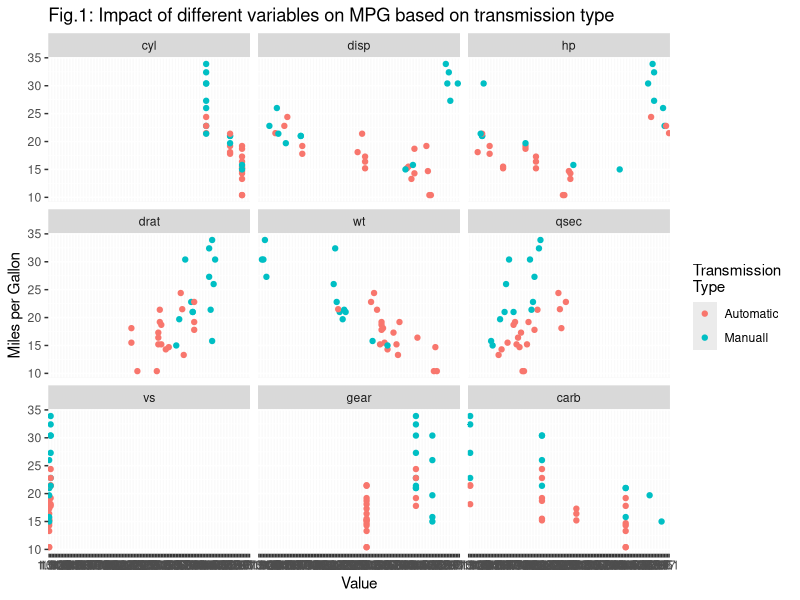
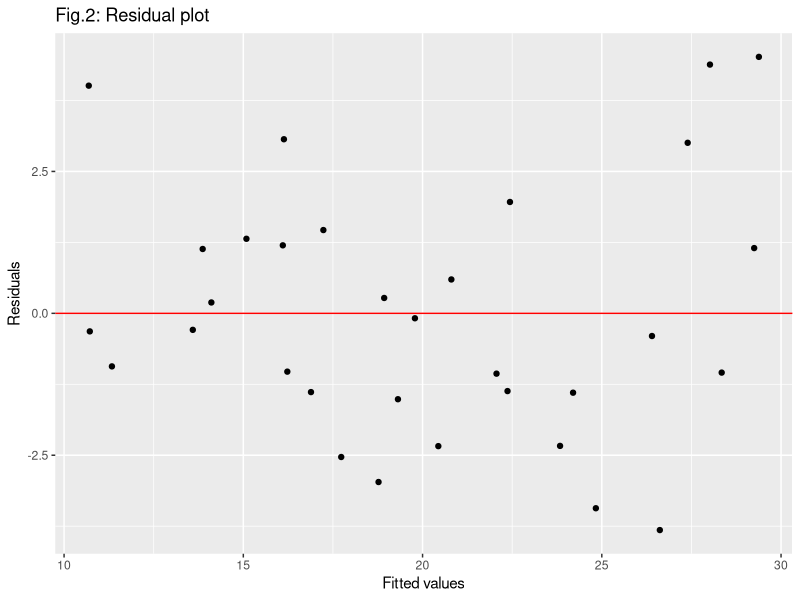

The R script that drew these images, in order:
## ---- chunk 1
data(mtcars)
mtcars$am <- factor(mtcars$am)
mtcars$vs <- factor(mtcars$vs)
## ---- chunk 2
fitlm1 <- lm(mpg ~ ., data = mtcars)
round(coef(fitlm1),2)
## ---- chunk 3
library(car)
round(vif(fitlm1),2)
maxvif <- tail(order(vif(fitlm1)),2)
## ---- chunk 4
mtcars2 <- mtcars[, -(maxvif+1)]
fitlm2 <- lm(mpg ~ ., data = mtcars2)
round(coef(fitlm2),2)
## ---- chunk 5
round(vif(fitlm2),2)
maxvif2 <- which(vif(fitlm2)==max(vif(fitlm2)))
## ---- chunk 6
anova(fitlm2, fitlm1)
## ---- chunk 7
library(reshape)
library(ggplot2)
meltedmtcars <- melt(mtcars, id.vars = c("mpg", "am"))
p <- ggplot(meltedmtcars, aes(x=value, y=mpg, color=am)) + geom_point()
p <- p + facet_wrap( ~ variable, ncol = 3) + 
        ggtitle("Fig.1: Impact of different variables on MPG based on transmission type")+ xlab("Value") +  ylab("Miles per Gallon")
p <- p + scale_color_discrete(name="Transmission \nType", labels=c("Automatic", "Manuall"))
p
## ---- chunk 8
qplot(predict(fitlm2),resid(fitlm2), xlab = "Fitted values", ylab = "Residuals", main = "Fig.2: Residual plot") + geom_hline(yintercept = 0, color="red")
